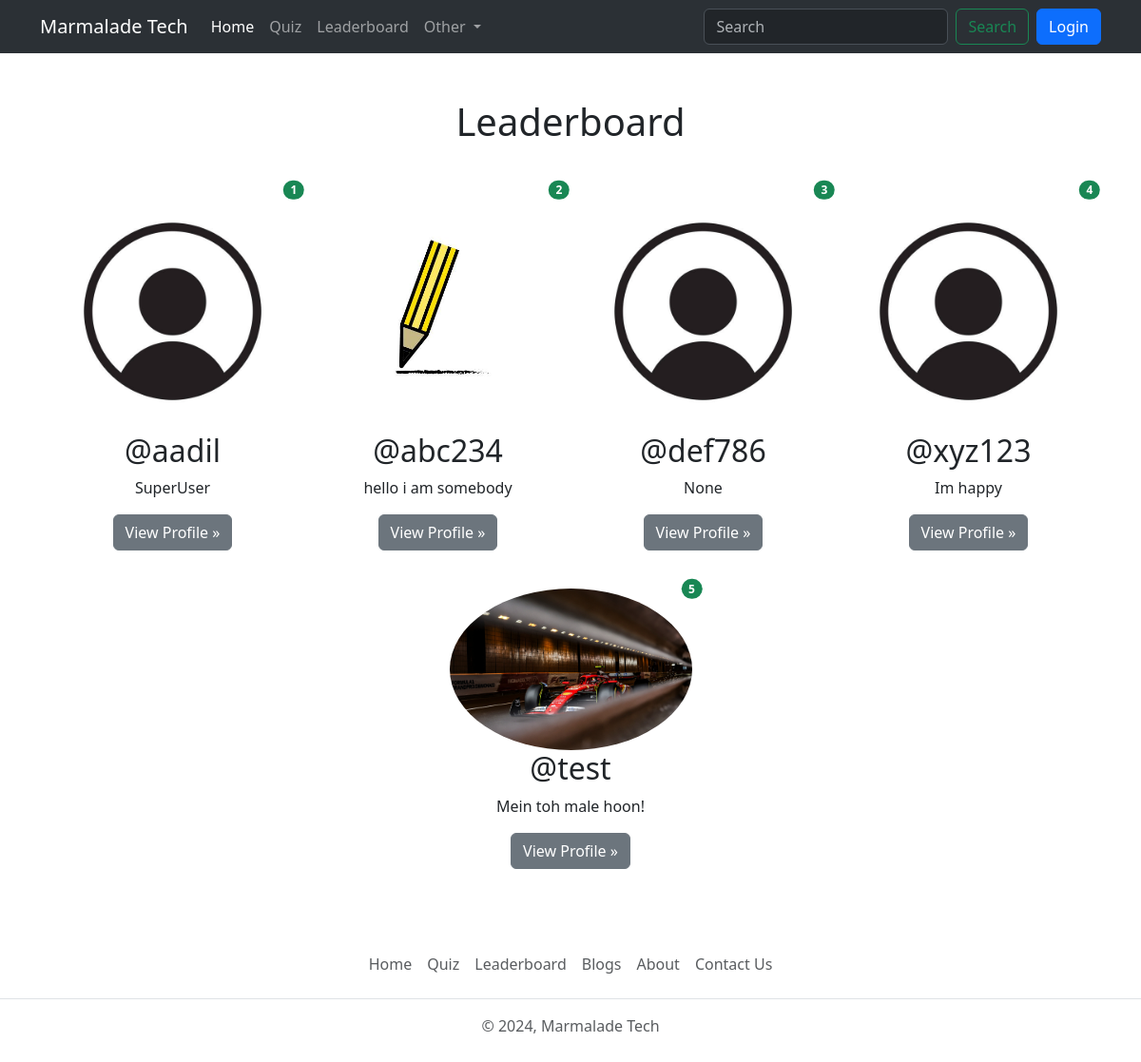
The page /leaderboard on the database as committed earlier.
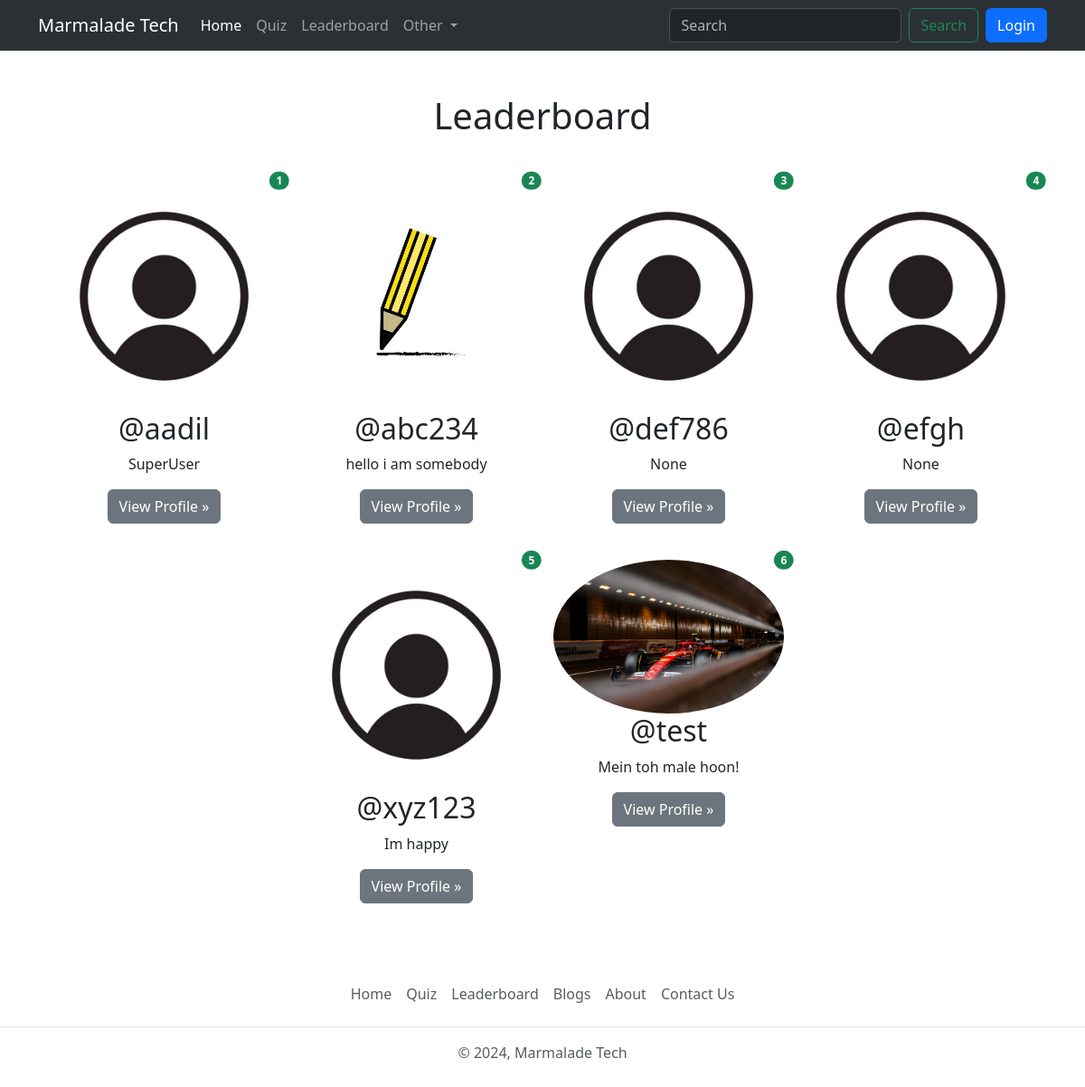
The same page on the database as committed later.
### quiz/models.py (models this page shows, shortened)
class UserRank(models.Model):
    user=models.OneToOneField(User,on_delete=models.CASCADE)
    rank=models.IntegerField(null=True,blank=True)
    total_score=models.IntegerField(null=True,blank=True)

### account/models.py (models this page shows, shortened)
class Profile(models.Model):
    user=models.OneToOneField(User,on_delete=models.CASCADE,null=True,verbose_name='User Object')
    bio=models.TextField(blank=True,null=True)
    profile_img=models.ImageField(upload_to='profile_images',default='user.jpg',blank=True,null=True,verbose_name='Profile picture')
    location=models.CharField(max_length=100,blank=True,null=True)
    GENDER={
        ('Male','Male'),
        ('Female','Female'),
        ('Other','Other')
    }
    gender=models.CharField(max_length=6, choices=GENDER,blank=True,null=True)

### base/views.py (the view)
# urls.py: path('leaderboard',views.leaderboard_view,name='leaderboard'),
def leaderboard_view(request):
    leaderboard_users = UserRank.objects.order_by('rank')
    context = {"leaderboard_users": leaderboard_users}
    if request.user.is_authenticated:
        try:
            user_profile = Profile.objects.get(user=request.user)
            context["user_profile"] = user_profile
        except Profile.DoesNotExist:
            context["error"] = "Profile does not exist."
    return render(request, "leaderboard.html", context)

### templates/leaderboard.html (shortened to what this page needs)
{% extends "index.html" %}
{% block content %}
<div class="container text-center">
  <h1 class="display-10 my-5">Leaderboard</h1>
  <div class="container marketing">
    <div class="row justify-content-center">
      {% if leaderboard_users|length == 0 %}
      <div class="col-12">
        <h4 class="text-center text-danger">
          No User available on Leaderboard
        </h4>
      </div>
      {% else %}
        {% for rank in leaderboard_users %}
        <div class="col-6 col-sm-4 col-md-3 mb-4">
          <div class="position-relative">
            <img
              src="{{ rank.user.profile.profile_img.url }}"
              class="img-fluid rounded-circle"
            />
            <span class="position-absolute top-0 start-100 translate-middle badge rounded-pill bg-success">
              {{ forloop.counter }}
            </span>
            <h2 class="fw-normal">@{{ rank.user.username }}</h2>
            <p>{{ rank.user.profile.bio | truncatewords:5 }}</p>
            <p>
              <a
                class="btn btn-secondary"
                href="{% url 'profile' rank.user.username %}"
              >View Profile »</a>
            </p>
          </div>
        </div>
        {% endfor %}
      {% endif %}
    </div>
  </div>
</div>
{% endblock content %}

Rows that differ between the two databases and show on the page:
added UserRank: user.profile.profile_img (placeholder picture), user.username "efgh", user.profile.bio "None"
